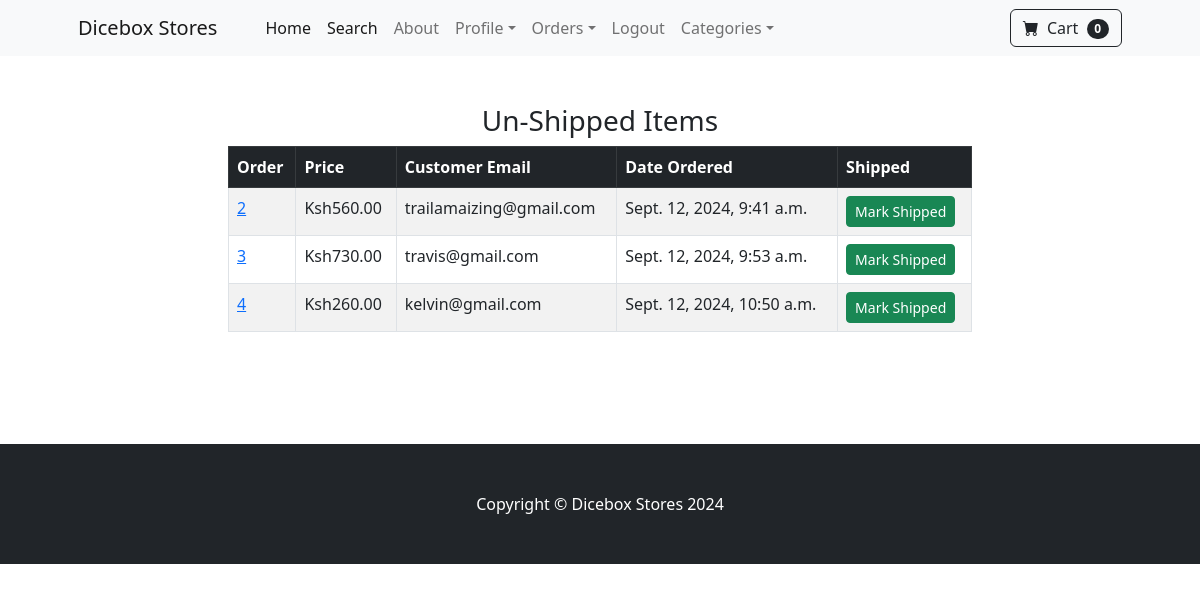
Page /payment/not_shipped_dash (signed in) on the earlier database version.
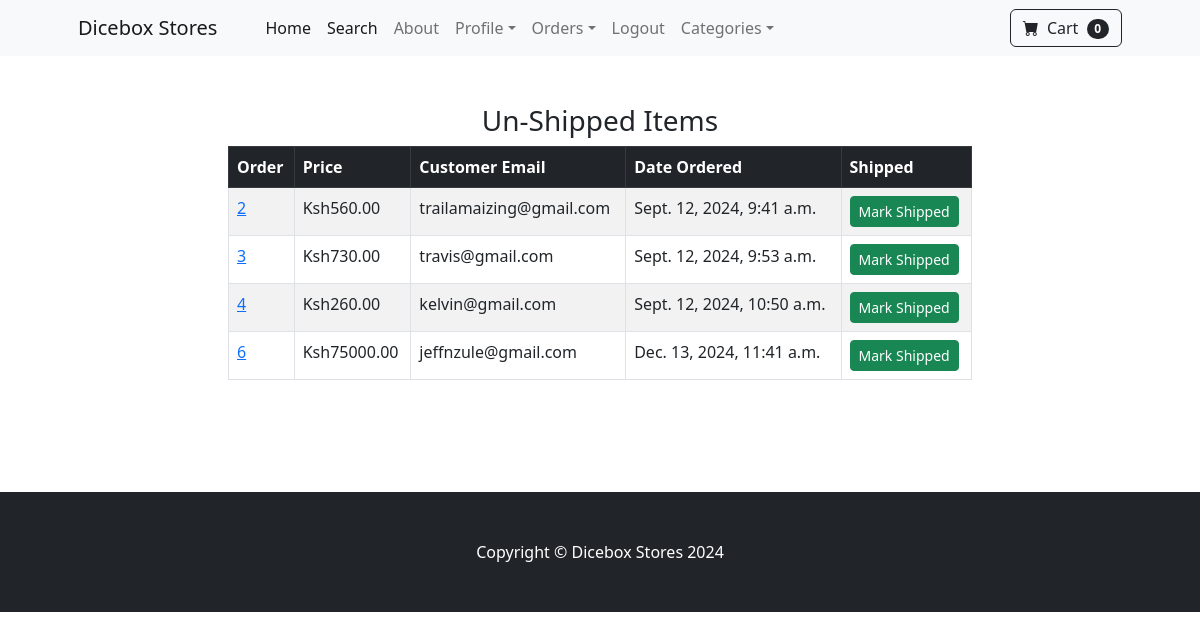
Same page on the later database version.
### payment/models.py (models this page shows, shortened)
class Order(models.Model):
	user = models.ForeignKey(User, on_delete=models.CASCADE, null=True, blank=True)
	full_name = models.CharField(max_length=250)
	email = models.EmailField(max_length=250)
	shipping_address = models.TextField(max_length=15000)
	amount_paid = models.DecimalField(max_digits=7, decimal_places=2)
	date_ordered = models.DateTimeField(auto_now_add=True)
	shipped = models.BooleanField(default=False)
	date_shipped = models.DateTimeField(blank=True, null=True)

### payment/views.py (the view, shortened to what this page needs)
# urls.py: path('not_shipped_dash', views.not_shipped_dash, name="not_shipped_dash"),
def not_shipped_dash(request):
	if request.user.is_authenticated and request.user.is_superuser:
		orders = Order.objects.filter(shipped=False)
		return render(request, "payment/not_shipped_dash.html", {"orders":orders})
	else:
		messages.success(request, "Access Denied")
		return redirect('home')

### cart/cart.py (called while the page is built)
    def __len__(self):
        return len(self.cart)

### cart/context_processors.py (called while the page is built)
def cart(request):
	return {'cart': Cart(request)}

### payment/templates/payment/not_shipped_dash.html (shortened to what this page needs)
{% extends 'base.html' %}
{% block content %}
        <div class="container">
        	<div class="row">
        		<center>
        			<div class="col-8">
        				<br/><br/>
<h3>Un-Shipped Items</h3>
<table class="table table-striped table-hover table-bordered">
  <thead class="table-dark">
    <tr>
      <th scope="col">Order</th>
      <th scope="col">Price</th>
      <th scope="col">Customer Email</th>
      <th scope="col">Date Ordered</th>
      <th scope="col">Shipped</th>
    </tr>
  </thead>
  <tbody>
  	{% for item in orders %}
    <tr>
      <td><a href="{% url 'orders' item.id %}">{{ item.id }}</a></td>
      <td>Ksh{{ item.amount_paid }}</td>
      <td>{{ item.email }}</td>
      <td>{{ item.date_ordered }}</td>
      <td>
        <form method="POST">
          <button type="Submit" class="btn btn-success btn-sm">Mark Shipped</button>
        </form>
      </td>
    </tr>
    {% endfor %}
  </tbody>
</table>
<br/><br/>
<br/><br/>
        			</div>
        		</center>
        	</div>
        </div>
{% endblock %}

Differences in the rows shown:
added Order: id "6", amount_paid "75000.00", email "jeffnzule@gmail.com", date_ordered "Dec. 13, 2024, 11:41 a.m."
